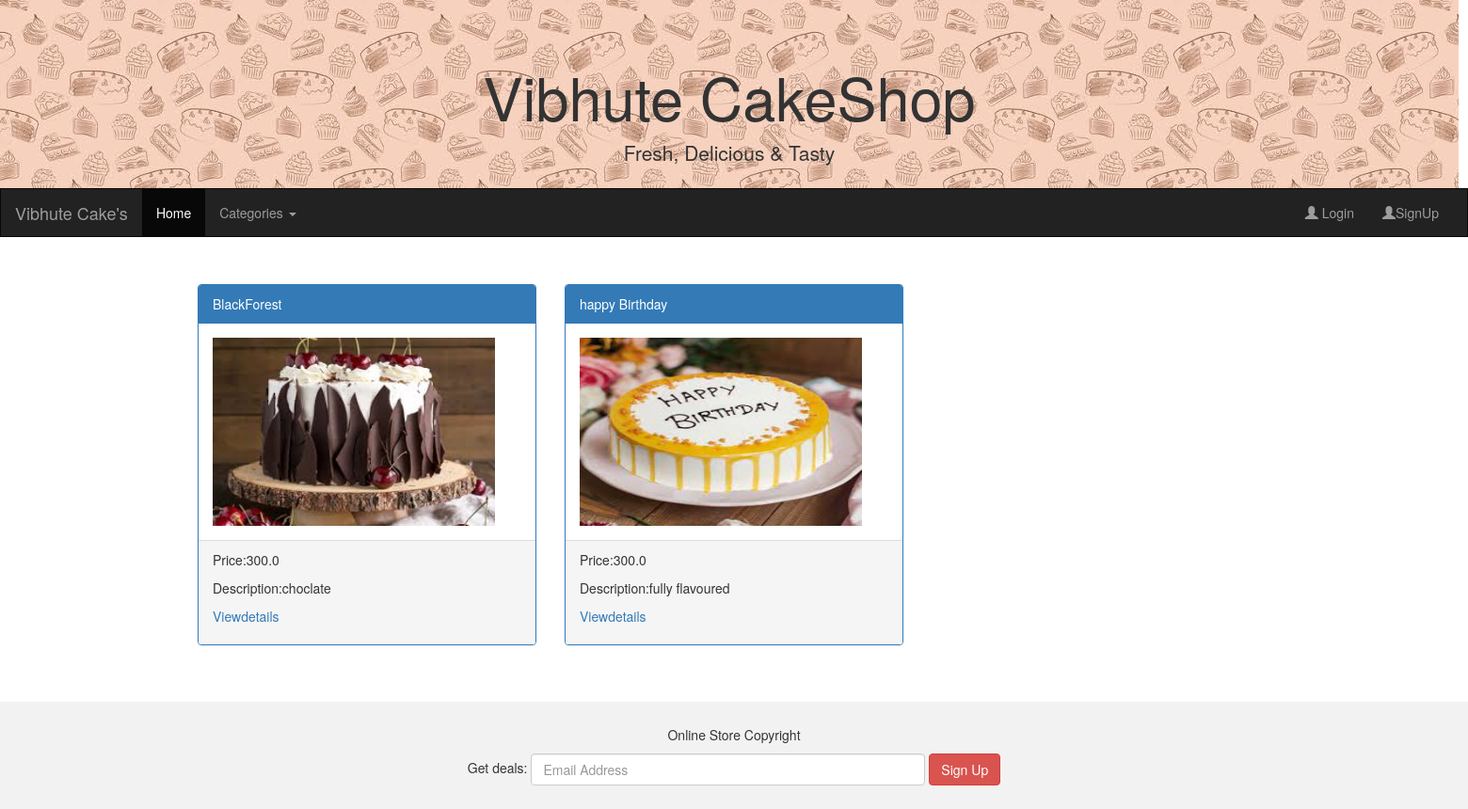
Page /Showcake/1 on the committed database.
### Adminapp/models.py (models this page shows, shortened)
class Cake(models.Model):
    cake_name=models.CharField(max_length=100)
    price=models.FloatField(default=300)
    description=models.CharField(max_length=100)
    imageurl=models.ImageField(upload_to="Images",default='abc.jpg')
    category=models.ForeignKey(Category,on_delete=models.CASCADE)
    class Meta:
        db_table="Cake"

### Userapp/views.py (the view)
# urls.py: path('Showcake/<cid>',views.Showcake),
def Showcake(request,cid):
    cats=Category.objects.all()
    cate=Category.objects.get(id=cid) #here we first we find that which category is selected.
    cakes=Cake.objects.filter(category=cate) #here we find how many cakes are present having category same as selected one.
    return render(request,'Master.html',{'cats':cats , 'cakes':cakes})

### Userapp/templates/Master.html (shortened to what this page needs)
{%load static%}
<!DOCTYPE html>
<html lang="en">
<head>
  <link rel="stylesheet" href="https://maxcdn.bootstrapcdn.com/bootstrap/3.4.1/css/bootstrap.min.css">
</head>
<body>
<div class="jumbotron">
  <div class="container text-center">
    <h1>Vibhute CakeShop</h1>
    <p>Fresh, Delicious & Tasty</p>
  </div>
</div>
<nav class="navbar navbar-inverse">
  <div class="container-fluid">
    <div class="navbar-header">
      {%if 'uname' in request.session%}
           <a class="navbar-brand" href="#">Wellcome {{request.session.uname}}</a>
        {%else%}
            <a class="navbar-brand" href="#">Vibhute Cake's</a>
      {%endif%}
    </div>
    <div class="collapse navbar-collapse" id="myNavbar">
      <ul class="nav navbar-nav">
        <li class="active"><a href="/">Home</a></li>
        <li class="dropdown">
            <a class="dropdown-toggle" data-toggle="dropdown" href="#">Categories
            <span class="caret"></span></a>
          </li>
      </ul>
      <ul class="nav navbar-nav navbar-right">
        {%if 'uname' in request.session%}
            <li><a href="/Logout"><span class="glyphicon glyphicon-user"></span> Logout</a></li>
            <li><a href="/ShowAllCartItems"><span class="glyphicon glyphicon-shopping-cart"></span> Cart</a></li>
          {%else%}
            <li><a href="/Login"><span class="glyphicon glyphicon-user"></span> Login</a></li>
            <li><a href="/Signup"><span class="glyphicon glyphicon-user"></span>SignUp</a></li>
        {%endif%}
      </ul>
    </div>
  </div>
</nav>
{% block content%}
<div class="container">
  <div class="row">
    {%for cake in cakes%}
    <div class="col-sm-4">
      <div class="panel panel-primary">
        <div class="panel-heading">{{cake.cake_name}}</div>
        <div class="panel-body"><img src="{{cake.imageurl.url}}" class="img-responsive" style="width:300px ; height:200px" alt="Image"></div>
        <div class="panel-footer">
          <p>Price:{{cake.price}}</p>
          <p>Description:{{cake.description}}</p>
          <p><a href="/Viewdetails/{{cake.id}}">Viewdetails</a></p>
        </div>
      </div>
    </div>
    {%endfor%}
  </div>
</div><br><br>
{%endblock%}
<footer class="container-fluid text-center">
  <p>Online Store Copyright</p>
  <form class="form-inline">Get deals:
    <input type="email" class="form-control" size="50" placeholder="Email Address">
    <button type="button" class="btn btn-danger">Sign Up</button>
  </form>
</footer>
</body>
</html>

### rows in the picture
Cake: cake_name "BlackForest", imageurl (picture), price "300.0", description "choclate"
Cake: cake_name "happy Birthday", imageurl (picture), price "300.0", description "fully flavoured"
